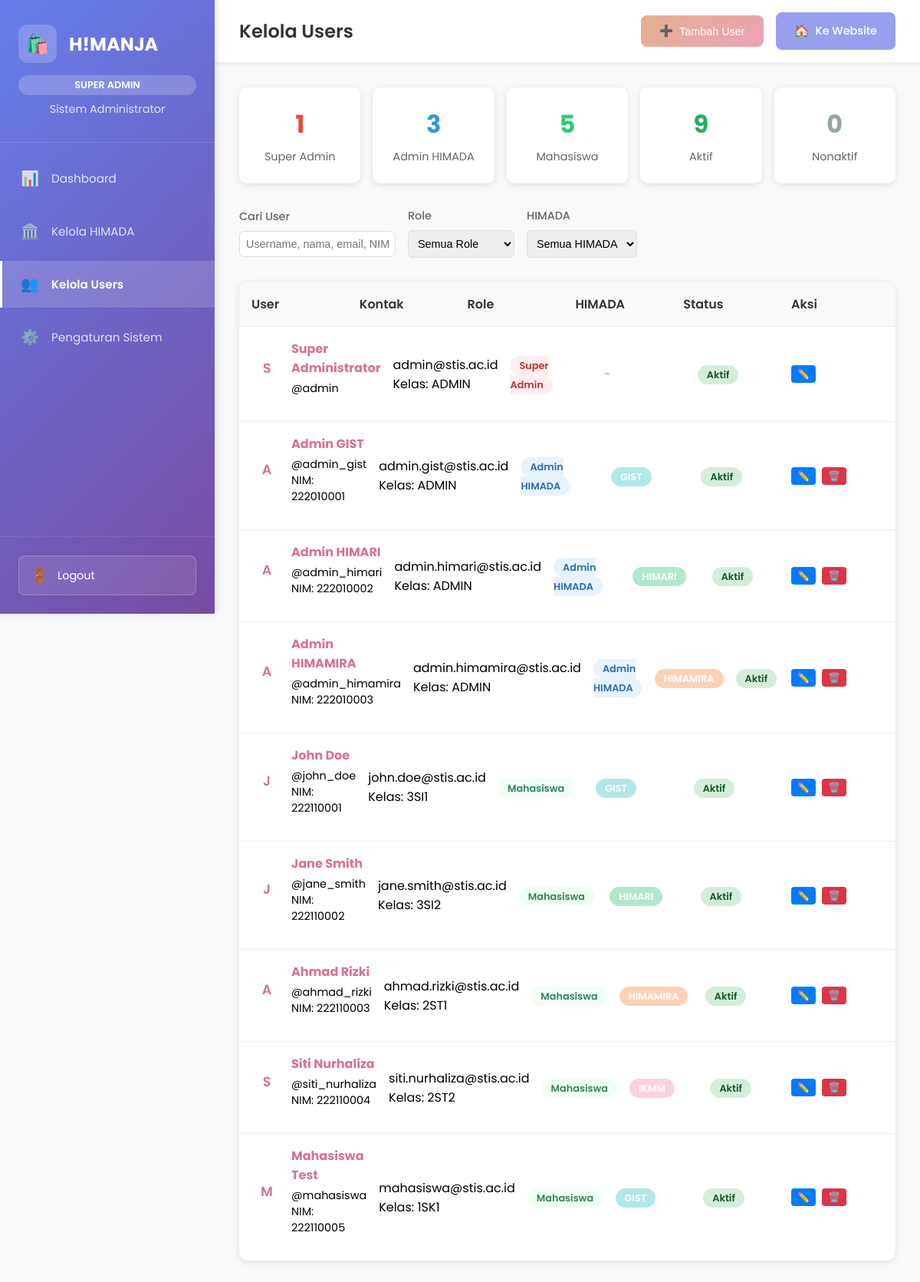
The page /admin/manage-users.php (signed in) on the database its author committed.
### tables this page shows
CREATE TABLE users (
    id INT AUTO_INCREMENT PRIMARY KEY,
    username VARCHAR(50) UNIQUE NOT NULL,
    email VARCHAR(100) UNIQUE NOT NULL,
    password VARCHAR(255) NOT NULL,
    full_name VARCHAR(100) NOT NULL,
    kelas VARCHAR(20),
    nim VARCHAR(20),
    phone VARCHAR(20),
    role ENUM('super_admin', 'himada_admin', 'user') DEFAULT 'user',
    himada_id INT NULL,
    email_verified BOOLEAN DEFAULT FALSE,
    is_active BOOLEAN DEFAULT TRUE,
    last_login TIMESTAMP NULL,
    created_at TIMESTAMP DEFAULT CURRENT_TIMESTAMP,
    updated_at TIMESTAMP DEFAULT CURRENT_TIMESTAMP ON UPDATE CURRENT_TIMESTAMP,
    
    FOREIGN KEY (himada_id) REFERENCES himada(id) ON DELETE SET NULL,
    CONSTRAINT chk_email_stis CHECK (email LIKE '%@stis.ac.id' OR email = 'admin@stis.ac.id'),
    INDEX idx_users_email (email),
    INDEX idx_users_username (username),
    INDEX idx_users_role (role)
);

CREATE TABLE himada (
    id INT AUTO_INCREMENT PRIMARY KEY,
    nama VARCHAR(50) NOT NULL,
    nama_lengkap VARCHAR(200) NOT NULL,
    daerah_asal VARCHAR(100) NOT NULL,
    warna_tema VARCHAR(7) NOT NULL DEFAULT '#b2e7e8',
    deskripsi TEXT,
    koordinat_lat DECIMAL(10, 8),
    koordinat_lng DECIMAL(11, 8),
    logo_url VARCHAR(255),
    contact_email VARCHAR(100),
    contact_phone VARCHAR(20),
    is_active BOOLEAN DEFAULT TRUE,
    created_at TIMESTAMP DEFAULT CURRENT_TIMESTAMP,
    updated_at TIMESTAMP DEFAULT CURRENT_TIMESTAMP ON UPDATE CURRENT_TIMESTAMP
);

### config/database.php (called while the page is built, shortened)
<?php
function getUserId() {
    return $_SESSION['user_id'] ?? null;
}
?>

### admin/manage-users.php (the view, shortened to what this page needs)
<?php
require_once __DIR__ . '/../config/database.php';
$database = new Database();
$db = $database->getConnection();
$search = isset($_GET['search']) ? sanitizeInput($_GET['search']) : '';
$query = "SELECT u.*, h.nama as himada_nama, h.warna_tema
          FROM users u
          LEFT JOIN himada h ON u.himada_id = h.id
          WHERE 1=1";
$query .= " ORDER BY u.created_at DESC";
$stmt = $db->prepare($query);
$stmt->execute();
$users = $stmt->fetchAll(PDO::FETCH_ASSOC);
$stats_query = "SELECT
    COUNT(CASE WHEN role = 'super_admin' THEN 1 END) as super_admin_count,
    COUNT(CASE WHEN role = 'himada_admin' THEN 1 END) as himada_admin_count,
    COUNT(CASE WHEN role = 'user' THEN 1 END) as user_count,
    COUNT(CASE WHEN is_active = 1 THEN 1 END) as active_count,
    COUNT(CASE WHEN is_active = 0 THEN 1 END) as inactive_count
FROM users";
$stats_stmt = $db->prepare($stats_query);
$stats_stmt->execute();
$stats = $stats_stmt->fetch(PDO::FETCH_ASSOC);
?>
<!DOCTYPE html>
<html lang="id">
<head>
    <link rel="stylesheet" href="../assets/css/admin-navbar.css">
</head>
<body class="admin-page">
    <aside class="admin-sidebar" id="adminSidebar">
        <div class="sidebar-header">
            <div class="sidebar-logo">
                <div class="logo-icon">🛍️</div>
                <span class="logo-text">H!MANJA</span>
            </div>
            <div class="role-info">
                <div class="role-badge">SUPER ADMIN</div>
                <div class="role-title">Sistem Administrator</div>
            </div>
        </div>
        <nav class="sidebar-nav">
            <ul class="nav-menu">
                <li class="nav-item">
                    <a href="himanja-dashboard.php" class="nav-link">
                        <span class="nav-icon">📊</span>
                        <span class="nav-text">Dashboard</span>
                    </a>
                </li>
                <li class="nav-item">
                    <a href="manage-himada.php" class="nav-link">
                        <span class="nav-icon">🏛️</span>
                        <span class="nav-text">Kelola HIMADA</span>
                    </a>
                </li>
                <li class="nav-item active">
                    <a href="manage-users.php" class="nav-link">
                        <span class="nav-icon">👥</span>
                        <span class="nav-text">Kelola Users</span>
                    </a>
                </li>
                <li class="nav-item">
                    <a href="system-settings.php" class="nav-link">
                        <span class="nav-icon">⚙️</span>
                        <span class="nav-text">Pengaturan Sistem</span>
                    </a>
                </li>
            </ul>
        </nav>
        <div class="sidebar-footer">
            <a href="../logout.php" class="logout-btn">
                <span class="logout-icon">🚪</span>
                <span class="logout-text">Logout</span>
            </a>
        </div>
    </aside>
    <main class="admin-main">
        <header class="admin-header">
            <div class="header-left">
                <h1 class="page-title">Kelola Users</h1>
            </div>
            <div class="header-right">
                <button class="btn-primary" onclick="openAddModal()">
                    <span>➕</span> Tambah User
                </button>
                <a href="../index.php" class="btn-secondary">
                    <span class="btn-icon">🏠</span>
                    <span class="btn-text">Ke Website</span>
                </a>
            </div>
        </header>
        <div class="dashboard-content">
            <div class="stats-overview">
                <div class="stat-card stat-super-admin">
                    <div class="stat-number"><?php echo $stats['super_admin_count']; ?></div>
                    <div class="stat-label">Super Admin</div>
                </div>
                <div class="stat-card stat-himada-admin">
                    <div class="stat-number"><?php echo $stats['himada_admin_count']; ?></div>
                    <div class="stat-label">Admin HIMADA</div>
                </div>
                <div class="stat-card stat-user">
                    <div class="stat-number"><?php echo $stats['user_count']; ?></div>
                    <div class="stat-label">Mahasiswa</div>
                </div>
                <div class="stat-card stat-active">
                    <div class="stat-number"><?php echo $stats['active_count']; ?></div>
                    <div class="stat-label">Aktif</div>
                </div>
                <div class="stat-card stat-inactive">
                    <div class="stat-number"><?php echo $stats['inactive_count']; ?></div>
                    <div class="stat-label">Nonaktif</div>
                </div>
            </div>
            <div class="users-header">
                <div class="users-filters">
                    <div class="filter-group">
                        <label>Cari User</label>
                        <input type="text" class="filter-input" id="searchInput" placeholder="Username, nama, email, NIM..." value="<?php echo htmlspecialchars($search); ?>">
                    </div>
                    <div class="filter-group">
                        <label>Role</label>
                        <select class="filter-input" id="roleFilter">
                            <option value="">Semua Role</option>
                        </select>
                    </div>
                    <div class="filter-group">
                        <label>HIMADA</label>
                        <select class="filter-input" id="himadaFilter">
                            <option value="">Semua HIMADA</option>
                        </select>
                    </div>
                </div>
            </div>
            <?php if (empty($users)): ?>
                <div class="empty-state">
                    <div class="empty-icon">👥</div>
                    <h3>Tidak Ada User</h3>
                    <p>Belum ada user yang sesuai dengan filter yang dipilih</p>
                </div>
            <?php else: ?>
                <div class="users-table">
                    <div class="table-header">
                        <div>User</div>
                        <div>Kontak</div>
                        <div>Role</div>
                        <div>HIMADA</div>
                        <div>Status</div>
                        <div>Aksi</div>
                    </div>
                    <?php foreach ($users as $user): ?>
                        <div class="user-item">
                            <div class="user-info">
                                <div class="user-avatar">
                                    <?php echo substr($user['full_name'], 0, 1); ?>
                                </div>
                                <div class="user-details">
                                    <h4><?php echo htmlspecialchars($user['full_name']); ?></h4>
                                    <p>@<?php echo htmlspecialchars($user['username']); ?></p>
                                    <?php if ($user['nim']): ?>
                                        <p>NIM: <?php echo htmlspecialchars($user['nim']); ?></p>
                                    <?php endif; ?>
                                </div>
                            </div>
                            <div>
                                <p><?php echo htmlspecialchars($user['email']); ?></p>
                                <?php if ($user['kelas']): ?>
                                    <p>Kelas: <?php echo htmlspecialchars($user['kelas']); ?></p>
                                <?php endif; ?>
                            </div>
                            <div>
                                <span class="role-badge role-<?php echo str_replace('_', '-', $user['role']); ?>">
                                    <?php
                                    switch ($user['role']) {
                                        case 'super_admin': echo 'Super Admin'; break;
                                        case 'himada_admin': echo 'Admin HIMADA'; break;
                                        case 'user': echo 'Mahasiswa'; break;
                                    }
                                    ?>
                                </span>
                            </div>
                            <div>
                                <?php if ($user['himada_nama']): ?>
                                    <span class="himada-badge" style="background: <?php echo $user['warna_tema'] ?? '#6c757d'; ?>">
                                        <?php echo htmlspecialchars($user['himada_nama']); ?>
                                    </span>
                                <?php else: ?>
                                    <span style="color: #999;">-</span>
                                <?php endif; ?>
                            </div>
                            <div>
                                <span class="status-badge status-<?php echo $user['is_active'] ? 'active' : 'inactive'; ?>">
                                    <?php echo $user['is_active'] ? 'Aktif' : 'Nonaktif'; ?>
                                </span>
                            </div>
                            <div class="user-actions">
                                <button class="btn-small btn-edit" onclick="openEditModal(<?php echo htmlspecialchars(json_encode($user)); ?>)">
                                    ✏️
                                </button>
                                <?php if ($user['id'] != getUserId()): ?>
                                    <button class="btn-small btn-delete" onclick="confirmDelete(<?php echo $user['id']; ?>, '<?php echo htmlspecialchars($user['username']); ?>')">
                                        🗑️
                                    </button>
                                <?php endif; ?>
                            </div>
                        </div>
                    <?php endforeach; ?>
                </div>
            <?php endif; ?>
        </div>
    </main>
</body>
</html>

### assets/css/admin-navbar.css (style rules this page uses)
* { margin: 0; padding: 0; box-sizing: border-box; }
body.admin-page { font-family: "Poppins", sans-serif; background: #f8f9fa; display: flex; min-height: 100vh; }
.admin-sidebar { width: 280px; background: linear-gradient(135deg, #667eea 0%, #764ba2 100%); color: white; display: flex; flex-direction: column; position: fixed; height: 100vh; left: 0; top: 0; z-index: 1000; box-shadow: 2px 0 10px rgba(0, 0, 0, 0.1); }
.sidebar-header { padding: 2rem 1.5rem; border-bottom: 1px solid rgba(255, 255, 255, 0.1); }
.sidebar-logo { display: flex; align-items: center; gap: 1rem; margin-bottom: 1rem; }
.logo-icon { width: 50px; height: 50px; background: rgba(255, 255, 255, 0.2); border-radius: 12px; display: flex; align-items: center; justify-content: center; font-size: 1.5rem; backdrop-filter: blur(10px); }
.logo-text { font-size: 1.5rem; font-weight: 700; color: white; }
.role-info { text-align: center; }
.role-badge { background: rgba(255, 255, 255, 0.2); padding: 0.5rem 1rem; border-radius: 20px; font-size: 0.8rem; font-weight: 600; margin-bottom: 0.5rem; backdrop-filter: blur(10px); }
.role-title { font-size: 0.9rem; opacity: 0.8; }
.sidebar-nav { flex: 1; padding: 1rem 0; }
.nav-menu { list-style: none; }
.nav-item { margin-bottom: 0.5rem; }
.nav-link { display: flex; align-items: center; gap: 1rem; padding: 1rem 1.5rem; color: rgba(255, 255, 255, 0.8); text-decoration: none; transition: all 0.3s ease; border-left: 3px solid transparent; }
.nav-item.active .nav-link { background: rgba(255, 255, 255, 0.15); color: white; border-left-color: white; font-weight: 600; }
.nav-icon { font-size: 1.2rem; width: 24px; text-align: center; }
.nav-text { font-size: 0.95rem; }
.sidebar-footer { padding: 1.5rem; border-top: 1px solid rgba(255, 255, 255, 0.1); }
.user-info { display: flex; align-items: center; gap: 1rem; margin-bottom: 1rem; }
.user-avatar { width: 45px; height: 45px; background: rgba(255, 255, 255, 0.2); border-radius: 50%; display: flex; align-items: center; justify-content: center; font-size: 1.2rem; font-weight: 600; backdrop-filter: blur(10px); }
.user-details { flex: 1; }
.logout-btn { display: flex; align-items: center; gap: 0.75rem; padding: 0.75rem 1rem; background: rgba(255, 255, 255, 0.1); border: 1px solid rgba(255, 255, 255, 0.2); border-radius: 8px; color: white; text-decoration: none; transition: all 0.3s ease; font-size: 0.9rem; }
.logout-icon { font-size: 1.1rem; }
.admin-main { flex: 1; margin-left: 280px; display: flex; flex-direction: column; }
.admin-header { background: white; padding: 1rem 2rem; border-bottom: 1px solid #e9ecef; display: flex; align-items: center; justify-content: space-between; box-shadow: 0 2px 4px rgba(0, 0, 0, 0.05); position: sticky; top: 0; z-index: 100; }
.header-left { display: flex; align-items: center; gap: 1rem; }
.page-title { font-size: 1.5rem; font-weight: 600; color: #333; margin: 0; }
.header-right { display: flex; align-items: center; gap: 1rem; }
.btn-primary { background: linear-gradient(135deg, #e4b08e, #eba2b8); color: white; border: none; padding: 0.75rem 1.5rem; border-radius: 8px; font-size: 0.9rem; font-weight: 500; cursor: pointer; display: flex; align-items: center; gap: 0.5rem; transition: all 0.3s ease; text-decoration: none; }
.btn-secondary { background: #98a0ee; color: white; border: none; padding: 0.75rem 1.5rem; border-radius: 8px; font-size: 0.9rem; font-weight: 500; cursor: pointer; display: flex; align-items: center; gap: 0.5rem; transition: all 0.3s ease; text-decoration: none; }
.btn-icon { font-size: 1rem; }
.btn-text { font-size: 0.9rem; }
.dashboard-content { flex: 1; padding: 2rem; overflow-y: auto; }

### rows shown on the page
users: full_name "S", full_name "Super Administrator", username "admin", email "admin@stis.ac.id", kelas "ADMIN", role "Super Admin", is_active "Aktif"
users: full_name "A", full_name "Admin GIST", username "admin_gist", nim "222010001", email "admin.gist@stis.ac.id", kelas "ADMIN", role "Admin HIMADA", himada.nama "GIST", is_active "Aktif"
users: full_name "A", full_name "Admin HIMARI", username "admin_himari", nim "222010002", email "admin.himari@stis.ac.id", kelas "ADMIN", role "Admin HIMADA", himada.nama "HIMARI", is_active "Aktif"
users: full_name "A", full_name "Admin HIMAMIRA", username "admin_himamira", nim "222010003", email "admin.himamira@stis.ac.id", kelas "ADMIN", role "Admin HIMADA", himada.nama "HIMAMIRA", is_active "Aktif"
users: full_name "J", full_name "John Doe", username "john_doe", nim "222110001", email "john.doe@stis.ac.id", kelas "3SI1", role "Mahasiswa", himada.nama "GIST", is_active "Aktif"
users: full_name "J", full_name "Jane Smith", username "jane_smith", nim "222110002", email "jane.smith@stis.ac.id", kelas "3SI2", role "Mahasiswa", himada.nama "HIMARI", is_active "Aktif"
users: full_name "A", full_name "Ahmad Rizki", username "ahmad_rizki", nim "222110003", email "ahmad.rizki@stis.ac.id", kelas "2ST1", role "Mahasiswa", himada.nama "HIMAMIRA", is_active "Aktif"
users: full_name "S", full_name "Siti Nurhaliza", username "siti_nurhaliza", nim "222110004", email "siti.nurhaliza@stis.ac.id", kelas "2ST2", role "Mahasiswa", himada.nama "IKMM", is_active "Aktif"
users: full_name "M", full_name "Mahasiswa Test", username "mahasiswa", nim "222110005", email "mahasiswa@stis.ac.id", kelas "1SK1", role "Mahasiswa", himada.nama "GIST", is_active "Aktif"

### other values the page prints
$stats['super_admin_count'] "1"
$stats['himada_admin_count'] "3"
$stats['user_count'] "5"
$stats['active_count'] "9"
$stats['inactive_count'] "0"
